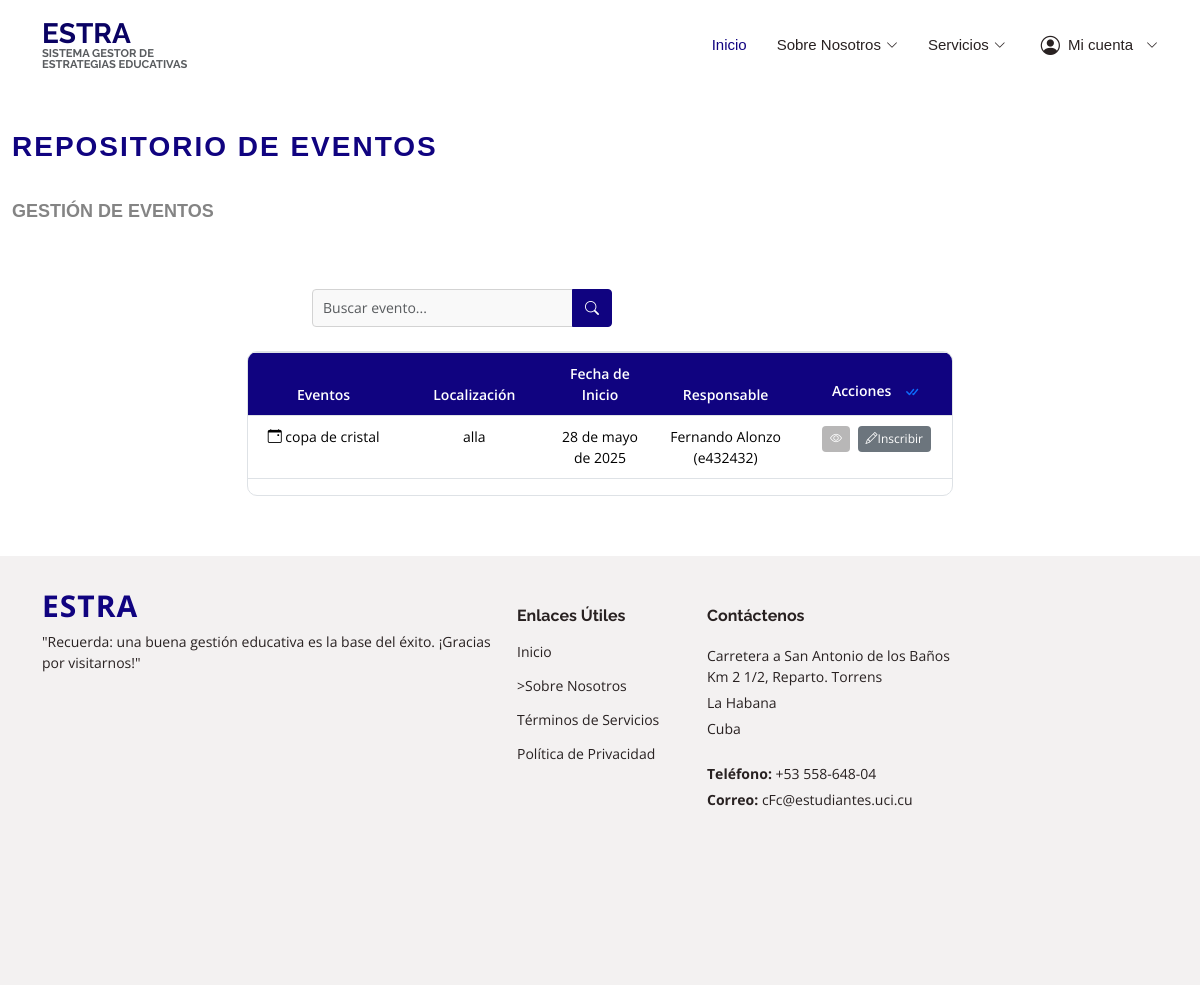
/eventos/ (signed in), run on an earlier commit of the app's database.
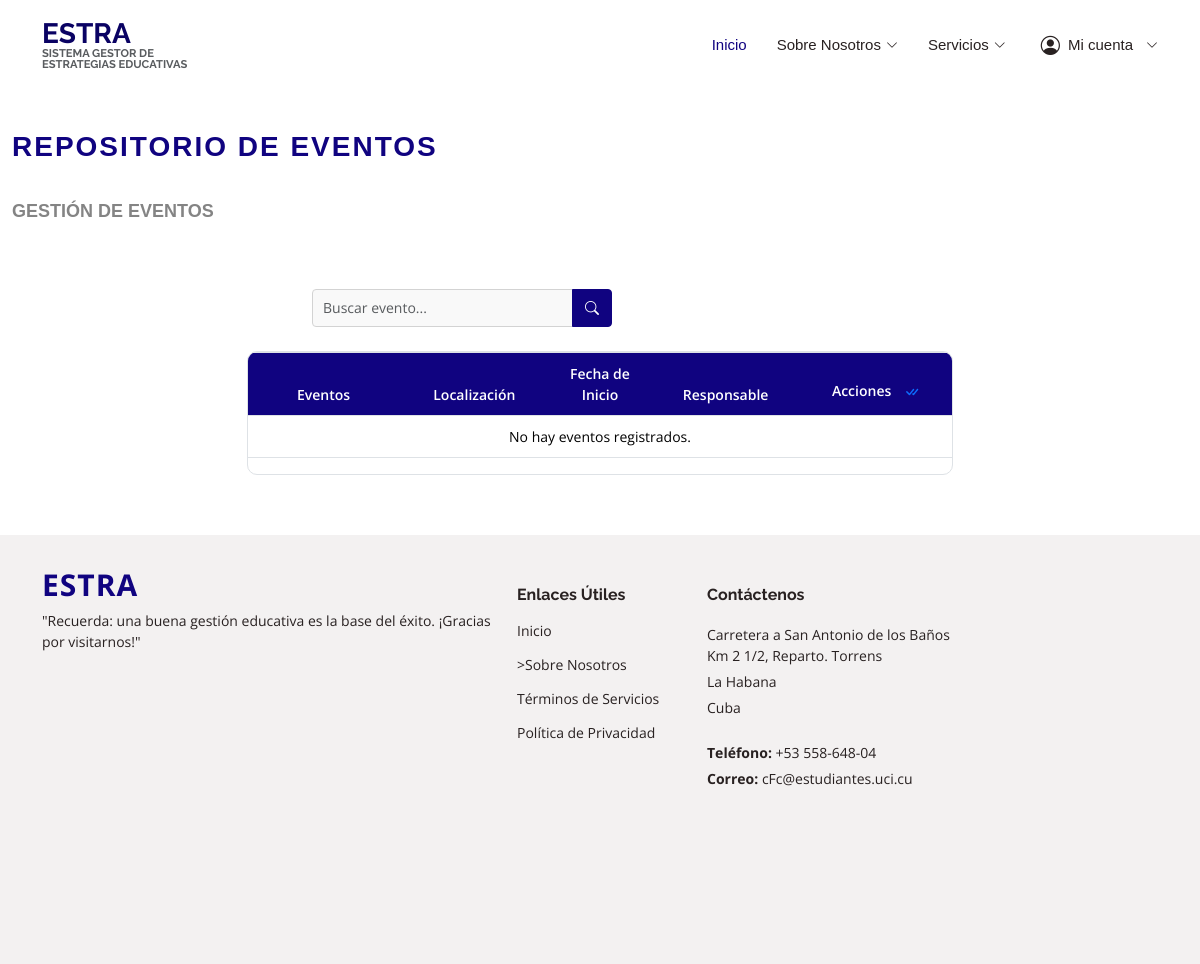
And on a later commit of the database.
### eventos/models.py (models this page shows, shortened)
class Evento(models.Model):
    nombre_evento = models.CharField(max_length=100)
    descripcion = models.TextField()
    fecha_inicio = models.DateField()
    fecha_fin = models.DateField()
    hora_inicio = models.TimeField()
    hora_fin = models.TimeField()
    ubicacion_evento = models.CharField(max_length=100)
    tipo_evento = models.CharField(
        max_length=20,
        choices=[
            ('academico', 'Académico'),
            ('cultural', 'Cultural'),
            ('deportivo', 'Deportivo'),
            ('social', 'Social'),
        ]
    )
    profesor_encargado = models.ForeignKey(
        'profesores.Profesor',
        on_delete=models.SET_NULL,
        related_name="eventos_asociados",
        blank=True,
        null=True
    )
    telefono_contacto = models.CharField(max_length=15,null=True, blank=True)

### profesores/models.py (models this page shows)
class Profesor(models.Model):
    nombre = models.CharField(max_length=50)
    primer_apellido = models.CharField(max_length=50)
    segundo_apellido = models.CharField(max_length=50, blank=True, null=True)
    sexo = models.CharField(
        max_length=20,
        choices=[
            ('masculino', 'Masculino'),
            ('femenino', 'Femenino'),
            ('otro', 'Otro')
        ]
    )
    categoria_docente = models.CharField(
        max_length=20,
        choices=[
            ('instructor', 'Instructor'),
            ('asistente', 'Asistente'),
            ('auxiliar', 'Auxiliar'),
            ('titular', 'Titular')
        ]
    )
    asignatura = models.CharField(max_length=50)
    solapin = models.CharField(max_length=10, unique=True)
    telefono = models.CharField(max_length=15)
    correo = models.EmailField(max_length=50)
    descripcion = models.TextField()
    def __str__(self):
        return f"{self.nombre} {self.primer_apellido} ({self.solapin})"

### eventos/vistas/vistas_usuario.py (the view)
# urls.py: path('eventos/', vistas_usuario.visualizar_eventos, name='eventos'),
def visualizar_eventos(request):
    if not request.user.is_authenticated:
        messages.error(request, "Debes iniciar sesión para realizar esta acción.")
        return redirect('login')
    """Visualizar todos los eventos."""
    query = request.GET.get("q", "")
    if query:
        eventos = Evento.objects.filter(
            Q(nombre_evento__icontains=query) |
            Q(descripcion__icontains=query) |
            Q(ubicacion_evento__icontains=query) |
            Q(tipo_evento__icontains=query) |
            Q(telefono_contacto__icontains=query) |
            Q(profesor_encargado__nombre__icontains=query) |
            Q(profesor_encargado__primer_apellido__icontains=query)
        )
    else:
        eventos = Evento.objects.all()
    if hasattr(request.user, 'eventos'):
        eventos_inscritos_ids = list(request.user.eventos.values_list('id', flat=True))
    else:
        eventos_inscritos_ids = []
    return render(
        request,
        "usuarios/listar_eventos.html",
        {
            "eventos": eventos,
            "query": query,
            "eventos_inscritos_ids": eventos_inscritos_ids
        }
    )

### templates/usuarios/listar_eventos.html (shortened to what this page needs)
{% extends "baseg.html" %}
{% load static %}
{% block content %}
  <div id="maind">
<section id="eventos" class="eventos section-bg">
  <div class="container-fluid">
    <div class="section-title">
      <h2>Repositorio de Eventos</h2>
      <br>
      <p>Gestión de Eventos</p>
      <br>
    </div>
    <form method="GET" action="{% url 'eventos' %}" class="search-bar mb-4">
      <div class="input-group">
        <input type="text" name="q" class="form-control" placeholder="Buscar evento..." aria-label="Buscar" value="{{ request.GET.q }}">
        <button class="btn btn-primary" type="submit">
          <i class="bi bi-search"></i>
        </button>
      </div>
    </form>
      <div id="tabla-eventos" class="table-container">
        <div id="tabla-eventos-resposive" class="table-responsive">
          <table id="tablita-eventos" class="table table-bordered table-hover custom-table">
            <thead>
              <tr>
                <th>Eventos</th>
                <th>Localización</th>
                <th>Fecha de Inicio</th>
                <th> Responsable</th>
                <th>
                  Acciones
                  <button id="btn-seleccionar-todo" class="btn btn-link p-0 ms-2" title="Seleccionar Todo">
                    <i class="bi bi-check-all"></i>
                  </button>
                </th>
              </tr>
            </thead>
            <tbody>
              {% for evento in eventos %}
              <tr data-id="{{evento.id}}">
                <td>
                  <i class="bi bi-calendar-event"></i> {{ evento.nombre_evento }}
                </td>
                <td>{{ evento.ubicacion_evento }}</td>
                <td>{{ evento.fecha_inicio }}</td>
                <td>{{ evento.profesor_encargado }}</td>
                <td>
                  <button type="button" class="btn btn-action btn-ver-detalles" data-id="{{ evento.id }}" title="Ver Detalles">
                    <i class="bi bi-eye"></i>
                  </button>
                  {% if evento.id in eventos_inscritos_ids %}
                    <button type="button" class="btn btn-action btn-inscribirse btn-success" data-id="{{ evento.id }}" title="Inscrito">
                      <i class="bi bi-check-circle"></i> Inscrito
                    </button>
                  {% else %}
                    <button type="button" class="btn btn-action btn-inscribirse btn-secondary" data-id="{{ evento.id }}" title="Inscribirse">
                      <i class="bi bi-pencil"></i> Inscribir
                    </button>
                  {% endif %}
                </td>
              </tr>
              {% empty %}
              <tr>
                <td colspan="5" class="text-center">No hay eventos registrados.</td>
              </tr>
              {% endfor %}
            </tbody>
          </table>
        </div>
      </div>
  </div>
</section>
  </div>
  {% endblock %}

What changed in the data, as far as the page shows it:
removed Evento: nombre_evento "copa de cristal", ubicacion_evento "alla", fecha_inicio "28 de mayo de 2025", profesor_encargado "Fernando Alonzo (e432432)"
Also different on the page:
text now shown: "No hay eventos registrados."
